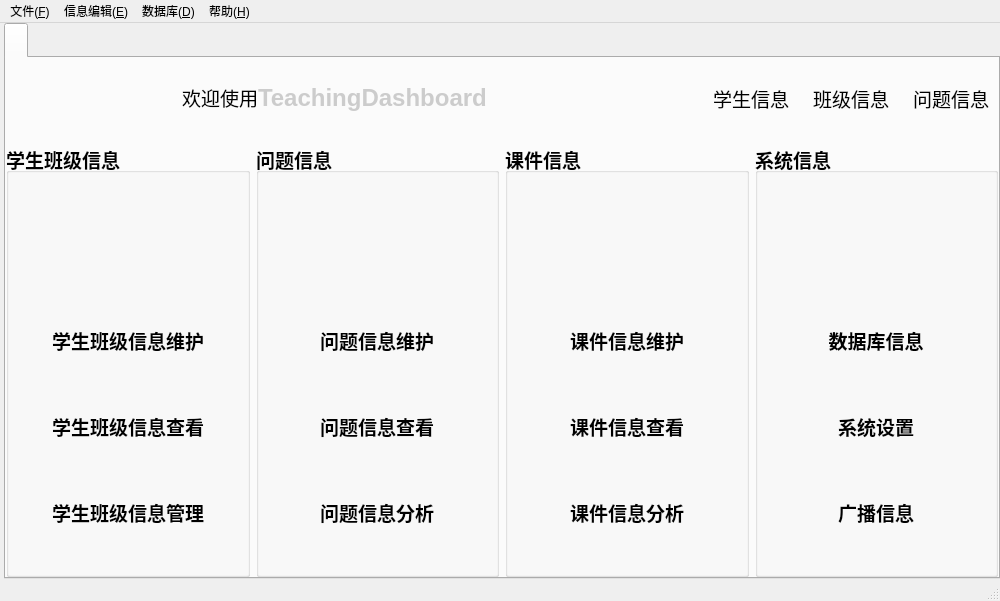
<?xml version="1.0" encoding="UTF-8"?>
<ui version="4.0">
 <class>ServerDashboard</class>
 <widget class="QMainWindow" name="ServerDashboard">
  <property name="geometry">
   <rect>
    <x>0</x>
    <y>0</y>
    <width>1000</width>
    <height>601</height>
   </rect>
  </property>
  <property name="minimumSize">
   <size>
    <width>1000</width>
    <height>600</height>
   </size>
  </property>
  <property name="windowTitle">
   <string>ServerDashboard</string>
  </property>
  <property name="windowIcon">
   <iconset resource="icons.qrc">
    <normaloff>:/server/theme/winicon</normaloff>:/server/theme/winicon</iconset>
  </property>
  <property name="styleSheet">
   <string notr="true"/>
  </property>
  <property name="iconSize">
   <size>
    <width>50</width>
    <height>30</height>
   </size>
  </property>
  <widget class="QWidget" name="centralWidget">
   <property name="font">
    <font>
     <pointsize>14</pointsize>
    </font>
   </property>
   <property name="styleSheet">
    <string notr="true"/>
   </property>
   <layout class="QGridLayout" name="gridLayout_5">
    <property name="leftMargin">
     <number>4</number>
    </property>
    <property name="topMargin">
     <number>0</number>
    </property>
    <property name="rightMargin">
     <number>0</number>
    </property>
    <property name="bottomMargin">
     <number>0</number>
    </property>
    <property name="spacing">
     <number>0</number>
    </property>
    <item row="0" column="0">
     <widget class="CustomTabWidget" name="dashboardCenter">
      <property name="toolTip">
       <string>Dashboard</string>
      </property>
      <property name="currentIndex">
       <number>0</number>
      </property>
      <property name="iconSize">
       <size>
        <width>20</width>
        <height>20</height>
       </size>
      </property>
      <property name="tabsClosable">
       <bool>false</bool>
      </property>
      <widget class="QWidget" name="tab">
       <property name="styleSheet">
        <string notr="true"/>
       </property>
       <attribute name="icon">
        <iconset resource="icons.qrc">
         <normaloff>:/server/theme/home</normaloff>:/server/theme/home</iconset>
       </attribute>
       <attribute name="title">
        <string/>
       </attribute>
       <layout class="QGridLayout" name="gridLayout_6">
        <property name="margin">
         <number>0</number>
        </property>
        <property name="spacing">
         <number>0</number>
        </property>
        <item row="0" column="0">
         <layout class="QVBoxLayout" name="verticalLayout_5">
          <item>
           <layout class="QHBoxLayout" name="horizontalLayout_2">
            <item>
             <widget class="QLabel" name="label_2">
              <property name="minimumSize">
               <size>
                <width>120</width>
                <height>80</height>
               </size>
              </property>
              <property name="maximumSize">
               <size>
                <width>120</width>
                <height>80</height>
               </size>
              </property>
              <property name="styleSheet">
               <string notr="true">border-image: url(:/server/theme/winicon);</string>
              </property>
              <property name="text">
               <string/>
              </property>
             </widget>
            </item>
            <item>
             <widget class="QLabel" name="label">
              <property name="minimumSize">
               <size>
                <width>450</width>
                <height>80</height>
               </size>
              </property>
              <property name="maximumSize">
               <size>
                <width>16777215</width>
                <height>80</height>
               </size>
              </property>
              <property name="styleSheet">
               <string notr="true"/>
              </property>
              <property name="frameShape">
               <enum>QFrame::NoFrame</enum>
              </property>
              <property name="frameShadow">
               <enum>QFrame::Plain</enum>
              </property>
              <property name="text">
               <string>&lt;!DOCTYPE HTML PUBLIC &quot;-//W3C//DTD HTML 4.0//EN&quot; &quot;http://www.w3.org/TR/REC-html40/strict.dtd&quot;&gt;
&lt;html&gt;&lt;head&gt;&lt;meta name=&quot;qrichtext&quot; content=&quot;1&quot; /&gt;&lt;style type=&quot;text/css&quot;&gt;
p, li { white-space: pre-wrap; }
&lt;/style&gt;&lt;/head&gt;&lt;body style=&quot; font-family:'MS Shell Dlg 2'; font-size:14pt; font-weight:400; font-style:normal;&quot;&gt;
&lt;p style=&quot; margin-top:0px; margin-bottom:0px; margin-left:0px; margin-right:0px; -qt-block-indent:0; text-indent:0px;&quot;&gt;欢迎使用&lt;span style=&quot; font-size:18pt; font-weight:600; color:#cccccc;&quot;&gt;TeachingDashboard&lt;/span&gt;&lt;/p&gt;&lt;/body&gt;&lt;/html&gt;</string>
              </property>
              <property name="indent">
               <number>50</number>
              </property>
             </widget>
            </item>
            <item>
             <widget class="QToolButton" name="studentInfo">
              <property name="minimumSize">
               <size>
                <width>80</width>
                <height>80</height>
               </size>
              </property>
              <property name="toolTip">
               <string>学生信息</string>
              </property>
              <property name="styleSheet">
               <string notr="true"/>
              </property>
              <property name="text">
               <string>学生信息</string>
              </property>
              <property name="autoRaise">
               <bool>true</bool>
              </property>
             </widget>
            </item>
            <item>
             <widget class="QToolButton" name="classInfo">
              <property name="minimumSize">
               <size>
                <width>80</width>
                <height>80</height>
               </size>
              </property>
              <property name="toolTip">
               <string>班级信息</string>
              </property>
              <property name="styleSheet">
               <string notr="true"/>
              </property>
              <property name="text">
               <string>班级信息</string>
              </property>
              <property name="autoRaise">
               <bool>true</bool>
              </property>
             </widget>
            </item>
            <item>
             <widget class="QToolButton" name="questionInfo">
              <property name="minimumSize">
               <size>
                <width>80</width>
                <height>80</height>
               </size>
              </property>
              <property name="toolTip">
               <string>问题信息</string>
              </property>
              <property name="text">
               <string>问题信息</string>
              </property>
              <property name="autoRaise">
               <bool>true</bool>
              </property>
             </widget>
            </item>
           </layout>
          </item>
          <item>
           <layout class="QHBoxLayout" name="horizontalLayout">
            <item>
             <widget class="QGroupBox" name="groupBox">
              <property name="minimumSize">
               <size>
                <width>220</width>
                <height>300</height>
               </size>
              </property>
              <property name="font">
               <font>
                <pointsize>14</pointsize>
                <weight>75</weight>
                <bold>true</bold>
               </font>
              </property>
              <property name="layoutDirection">
               <enum>Qt::LeftToRight</enum>
              </property>
              <property name="autoFillBackground">
               <bool>false</bool>
              </property>
              <property name="styleSheet">
               <string notr="true"/>
              </property>
              <property name="title">
               <string>学生班级信息</string>
              </property>
              <layout class="QGridLayout" name="gridLayout">
               <item row="0" column="0">
                <layout class="QVBoxLayout" name="verticalLayout">
                 <item>
                  <widget class="QLabel" name="label_3">
                   <property name="minimumSize">
                    <size>
                     <width>180</width>
                     <height>100</height>
                    </size>
                   </property>
                   <property name="maximumSize">
                    <size>
                     <width>16777215</width>
                     <height>100</height>
                    </size>
                   </property>
                   <property name="styleSheet">
                    <string notr="true">border-image: url(:/server/theme/winicon);</string>
                   </property>
                   <property name="text">
                    <string/>
                   </property>
                  </widget>
                 </item>
                 <item>
                  <widget class="QToolButton" name="studentClassInfoMaintain">
                   <property name="minimumSize">
                    <size>
                     <width>180</width>
                     <height>80</height>
                    </size>
                   </property>
                   <property name="toolTip">
                    <string>学生班级信息维护</string>
                   </property>
                   <property name="styleSheet">
                    <string notr="true"/>
                   </property>
                   <property name="text">
                    <string>学生班级信息维护</string>
                   </property>
                   <property name="autoRaise">
                    <bool>true</bool>
                   </property>
                  </widget>
                 </item>
                 <item>
                  <widget class="QToolButton" name="studentClassInfoView">
                   <property name="minimumSize">
                    <size>
                     <width>180</width>
                     <height>80</height>
                    </size>
                   </property>
                   <property name="toolTip">
                    <string>学生班级信息查看</string>
                   </property>
                   <property name="text">
                    <string>学生班级信息查看</string>
                   </property>
                   <property name="autoRaise">
                    <bool>true</bool>
                   </property>
                  </widget>
                 </item>
                 <item>
                  <widget class="QToolButton" name="studentClassInfoManage">
                   <property name="minimumSize">
                    <size>
                     <width>180</width>
                     <height>80</height>
                    </size>
                   </property>
                   <property name="toolTip">
                    <string>学生班级信息管理</string>
                   </property>
                   <property name="text">
                    <string>学生班级信息管理</string>
                   </property>
                   <property name="autoRaise">
                    <bool>true</bool>
                   </property>
                  </widget>
                 </item>
                </layout>
               </item>
              </layout>
             </widget>
            </item>
            <item>
             <widget class="QGroupBox" name="groupBox_4">
              <property name="minimumSize">
               <size>
                <width>220</width>
                <height>300</height>
               </size>
              </property>
              <property name="font">
               <font>
                <pointsize>14</pointsize>
                <weight>75</weight>
                <bold>true</bold>
               </font>
              </property>
              <property name="title">
               <string>问题信息</string>
              </property>
              <layout class="QGridLayout" name="gridLayout_2">
               <item row="0" column="0">
                <layout class="QVBoxLayout" name="verticalLayout_2">
                 <item>
                  <widget class="QLabel" name="label_4">
                   <property name="minimumSize">
                    <size>
                     <width>180</width>
                     <height>100</height>
                    </size>
                   </property>
                   <property name="maximumSize">
                    <size>
                     <width>16777215</width>
                     <height>100</height>
                    </size>
                   </property>
                   <property name="styleSheet">
                    <string notr="true">border-image: url(:/server/theme/winicon);</string>
                   </property>
                   <property name="text">
                    <string/>
                   </property>
                  </widget>
                 </item>
                 <item>
                  <widget class="QToolButton" name="questionMaintain">
                   <property name="minimumSize">
                    <size>
                     <width>180</width>
                     <height>80</height>
                    </size>
                   </property>
                   <property name="toolTip">
                    <string>问题信息维护</string>
                   </property>
                   <property name="text">
                    <string>问题信息维护</string>
                   </property>
                   <property name="autoRaise">
                    <bool>true</bool>
                   </property>
                  </widget>
                 </item>
                 <item>
                  <widget class="QToolButton" name="questionInfoView_2">
                   <property name="minimumSize">
                    <size>
                     <width>180</width>
                     <height>80</height>
                    </size>
                   </property>
                   <property name="toolTip">
                    <string>问题信息查看</string>
                   </property>
                   <property name="text">
                    <string>问题信息查看</string>
                   </property>
                   <property name="autoRaise">
                    <bool>true</bool>
                   </property>
                  </widget>
                 </item>
                 <item>
                  <widget class="QToolButton" name="questionInfoAnalysis">
                   <property name="minimumSize">
                    <size>
                     <width>180</width>
                     <height>80</height>
                    </size>
                   </property>
                   <property name="toolTip">
                    <string>问题信息分析</string>
                   </property>
                   <property name="text">
                    <string>问题信息分析</string>
                   </property>
                   <property name="autoRaise">
                    <bool>true</bool>
                   </property>
                  </widget>
                 </item>
                </layout>
               </item>
              </layout>
             </widget>
            </item>
            <item>
             <widget class="QGroupBox" name="groupBox_3">
              <property name="minimumSize">
               <size>
                <width>220</width>
                <height>300</height>
               </size>
              </property>
              <property name="font">
               <font>
                <pointsize>14</pointsize>
                <weight>75</weight>
                <bold>true</bold>
               </font>
              </property>
              <property name="title">
               <string>课件信息</string>
              </property>
              <layout class="QGridLayout" name="gridLayout_3">
               <item row="0" column="0">
                <layout class="QVBoxLayout" name="verticalLayout_3">
                 <item>
                  <widget class="QLabel" name="label_5">
                   <property name="minimumSize">
                    <size>
                     <width>180</width>
                     <height>100</height>
                    </size>
                   </property>
                   <property name="maximumSize">
                    <size>
                     <width>16777215</width>
                     <height>100</height>
                    </size>
                   </property>
                   <property name="styleSheet">
                    <string notr="true">border-image: url(:/server/theme/winicon);</string>
                   </property>
                   <property name="text">
                    <string/>
                   </property>
                  </widget>
                 </item>
                 <item>
                  <widget class="QToolButton" name="courseInfoMaintain_2">
                   <property name="minimumSize">
                    <size>
                     <width>180</width>
                     <height>80</height>
                    </size>
                   </property>
                   <property name="toolTip">
                    <string>课件信息维护</string>
                   </property>
                   <property name="text">
                    <string>课件信息维护</string>
                   </property>
                   <property name="autoRaise">
                    <bool>true</bool>
                   </property>
                  </widget>
                 </item>
                 <item>
                  <widget class="QToolButton" name="courseInfoView">
                   <property name="minimumSize">
                    <size>
                     <width>180</width>
                     <height>80</height>
                    </size>
                   </property>
                   <property name="toolTip">
                    <string>课件信息查看</string>
                   </property>
                   <property name="text">
                    <string>课件信息查看</string>
                   </property>
                   <property name="autoRaise">
                    <bool>true</bool>
                   </property>
                  </widget>
                 </item>
                 <item>
                  <widget class="QToolButton" name="courseInfoAnalysis">
                   <property name="minimumSize">
                    <size>
                     <width>180</width>
                     <height>80</height>
                    </size>
                   </property>
                   <property name="toolTip">
                    <string>课件信息分析</string>
                   </property>
                   <property name="text">
                    <string>课件信息分析</string>
                   </property>
                   <property name="autoRaise">
                    <bool>true</bool>
                   </property>
                  </widget>
                 </item>
                </layout>
               </item>
              </layout>
             </widget>
            </item>
            <item>
             <widget class="QGroupBox" name="groupBox_5">
              <property name="minimumSize">
               <size>
                <width>220</width>
                <height>300</height>
               </size>
              </property>
              <property name="font">
               <font>
                <pointsize>14</pointsize>
                <weight>75</weight>
                <bold>true</bold>
               </font>
              </property>
              <property name="title">
               <string>系统信息</string>
              </property>
              <layout class="QGridLayout" name="gridLayout_4">
               <item row="0" column="0">
                <layout class="QVBoxLayout" name="verticalLayout_4">
                 <item>
                  <widget class="QLabel" name="label_6">
                   <property name="minimumSize">
                    <size>
                     <width>180</width>
                     <height>100</height>
                    </size>
                   </property>
                   <property name="maximumSize">
                    <size>
                     <width>16777215</width>
                     <height>100</height>
                    </size>
                   </property>
                   <property name="styleSheet">
                    <string notr="true">border-image: url(:/server/theme/winicon);</string>
                   </property>
                   <property name="text">
                    <string/>
                   </property>
                  </widget>
                 </item>
                 <item>
                  <widget class="QToolButton" name="databaseInfo">
                   <property name="minimumSize">
                    <size>
                     <width>180</width>
                     <height>80</height>
                    </size>
                   </property>
                   <property name="toolTip">
                    <string>数据库信息</string>
                   </property>
                   <property name="text">
                    <string>数据库信息</string>
                   </property>
                   <property name="autoRaise">
                    <bool>true</bool>
                   </property>
                  </widget>
                 </item>
                 <item>
                  <widget class="QToolButton" name="systemSetting">
                   <property name="minimumSize">
                    <size>
                     <width>180</width>
                     <height>80</height>
                    </size>
                   </property>
                   <property name="toolTip">
                    <string>系统设置</string>
                   </property>
                   <property name="text">
                    <string>系统设置</string>
                   </property>
                   <property name="autoRaise">
                    <bool>true</bool>
                   </property>
                  </widget>
                 </item>
                 <item>
                  <widget class="QToolButton" name="systemBroad">
                   <property name="minimumSize">
                    <size>
                     <width>180</width>
                     <height>80</height>
                    </size>
                   </property>
                   <property name="toolTip">
                    <string>信息广播信息</string>
                   </property>
                   <property name="text">
                    <string>广播信息</string>
                   </property>
                   <property name="autoRaise">
                    <bool>true</bool>
                   </property>
                  </widget>
                 </item>
                </layout>
               </item>
              </layout>
             </widget>
            </item>
           </layout>
          </item>
         </layout>
        </item>
       </layout>
      </widget>
     </widget>
    </item>
   </layout>
  </widget>
  <widget class="QMenuBar" name="menuBar">
   <property name="geometry">
    <rect>
     <x>0</x>
     <y>0</y>
     <width>1000</width>
     <height>21</height>
    </rect>
   </property>
   <widget class="QMenu" name="FileMenu">
    <property name="title">
     <string>文件(&amp;F)</string>
    </property>
    <addaction name="closeCurrentItem"/>
    <addaction name="closeAllItem"/>
    <addaction name="separator"/>
    <addaction name="systemMMAction"/>
    <addaction name="separator"/>
    <addaction name="quitAction"/>
   </widget>
   <widget class="QMenu" name="EditMenu">
    <property name="title">
     <string>信息编辑(&amp;E)</string>
    </property>
    <addaction name="studentEditAction"/>
    <addaction name="separator"/>
    <addaction name="classEditAction"/>
    <addaction name="separator"/>
    <addaction name="courseEditAction"/>
    <addaction name="separator"/>
    <addaction name="broardEditAction"/>
   </widget>
   <widget class="QMenu" name="DBMenu">
    <property name="title">
     <string>数据库(&amp;D)</string>
    </property>
    <addaction name="dataMMAction"/>
    <addaction name="separator"/>
    <addaction name="dataExportAction"/>
   </widget>
   <widget class="QMenu" name="helpMenu">
    <property name="title">
     <string>帮助(&amp;H)</string>
    </property>
    <addaction name="helpContentAction"/>
    <addaction name="separator"/>
    <addaction name="aboutAction"/>
   </widget>
   <addaction name="FileMenu"/>
   <addaction name="EditMenu"/>
   <addaction name="DBMenu"/>
   <addaction name="helpMenu"/>
  </widget>
  <widget class="QStatusBar" name="statusBar"/>
  <action name="closeCurrentItem">
   <property name="text">
    <string>关闭当前标签页(&amp;C)</string>
   </property>
  </action>
  <action name="closeAllItem">
   <property name="text">
    <string>关闭所有标签页(&amp;A)</string>
   </property>
  </action>
  <action name="quitAction">
   <property name="text">
    <string>退出系统(&amp;Q)</string>
   </property>
  </action>
  <action name="studentEditAction">
   <property name="text">
    <string>学生信息(&amp;S)</string>
   </property>
  </action>
  <action name="classEditAction">
   <property name="text">
    <string>班级信息(&amp;C)</string>
   </property>
  </action>
  <action name="courseEditAction">
   <property name="text">
    <string>课件信息(&amp;K)</string>
   </property>
  </action>
  <action name="broardEditAction">
   <property name="text">
    <string>问题信息(&amp;Q)</string>
   </property>
  </action>
  <action name="dataMMAction">
   <property name="text">
    <string>数据管理(&amp;M)</string>
   </property>
  </action>
  <action name="dataExportAction">
   <property name="text">
    <string>数据导出(&amp;E)</string>
   </property>
  </action>
  <action name="startServerAction">
   <property name="text">
    <string>启动服务器</string>
   </property>
  </action>
  <action name="stopServerAction">
   <property name="text">
    <string>关闭服务器</string>
   </property>
  </action>
  <action name="systemMMAction">
   <property name="text">
    <string>系统设置(&amp;S)</string>
   </property>
  </action>
  <action name="helpContentAction">
   <property name="text">
    <string>帮助主题(&amp;T)</string>
   </property>
  </action>
  <action name="aboutAction">
   <property name="text">
    <string>关于(&amp;A)</string>
   </property>
  </action>
 </widget>
 <layoutdefault spacing="6" margin="11"/>
 <customwidgets>
  <customwidget>
   <class>CustomTabWidget</class>
   <extends>QTabWidget</extends>
   <header location="global">customtabwidget.h</header>
   <container>1</container>
  </customwidget>
 </customwidgets>
 <resources>
  <include location="icons.qrc"/>
 </resources>
 <connections/>
</ui>
